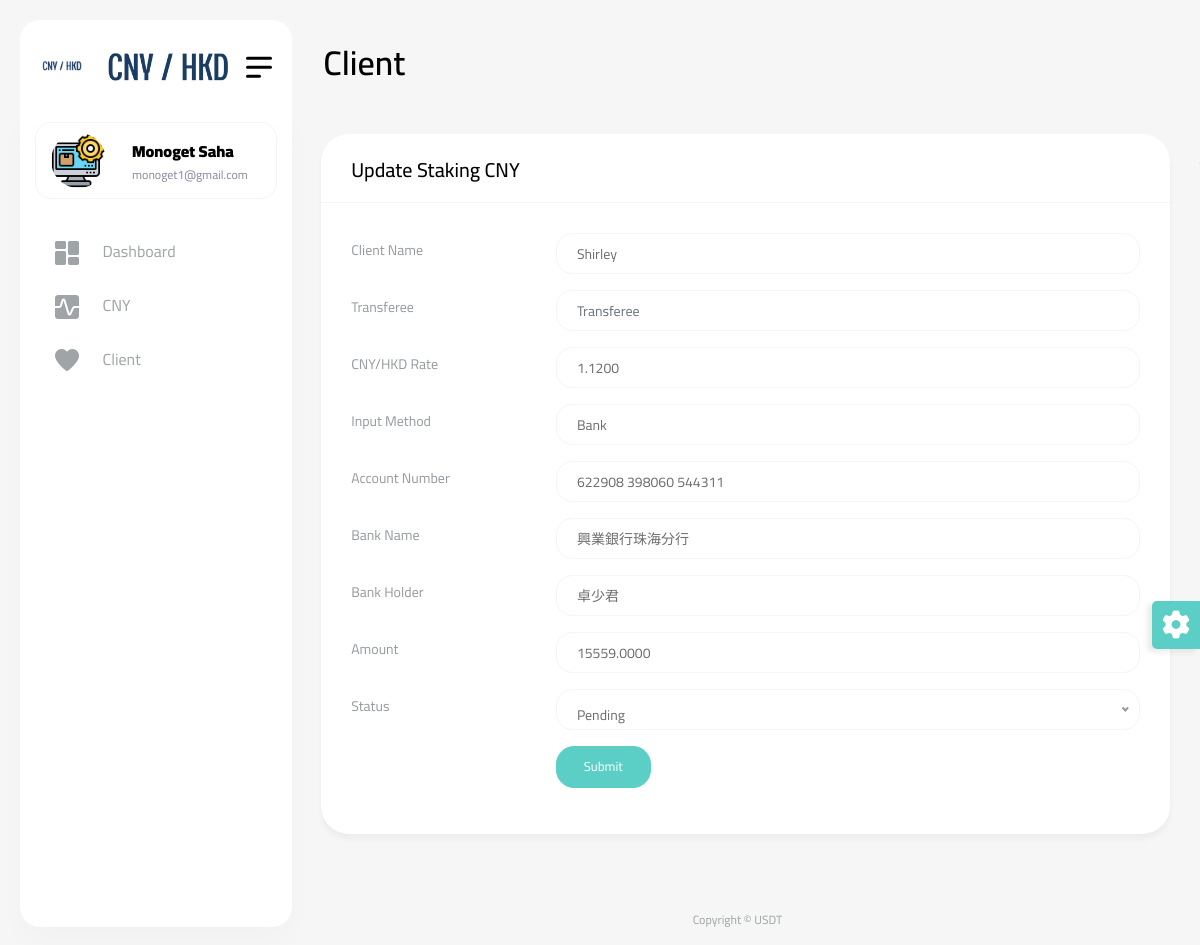
/client.php?depositId=7 (signed in), run on the app's committed database.
### tables this page shows
CREATE TABLE `deposit_cny` (
  `id` int(11) NOT NULL,
  `client_name` varchar(250) NOT NULL,
  `conversion_rate` double(10,4) NOT NULL,
  `input_method` varchar(100) NOT NULL,
  `account_number` varchar(50) NOT NULL,
  `bank_name` varchar(250) NOT NULL,
  `bank_holder` varchar(100) NOT NULL,
  `amount` double(15,4) NOT NULL,
  `w_amount` double(15,4) NOT NULL,
  `staking_days` int(11) NOT NULL,
  `transferee` varchar(150) NOT NULL,
  `status` varchar(20) NOT NULL DEFAULT 'Pending',
  `inserted_at` datetime NOT NULL,
  `updated_at` timestamp NOT NULL DEFAULT current_timestamp() ON UPDATE current_timestamp()
);

### include/dbController.php (called while the page is built, shortened)
<?php
class DBController {
    private $host = "localhost";
    private $user = "root";
    private $password = "";
    private $database = "usdt";
    private $conn;
    function __construct() {
        $this->conn = $this->connectDB();
    }
    function connectDB() {
        $conn = mysqli_connect($this->host,$this->user,$this->password,$this->database);
        return $conn;
    }
    function runQuery($query) {
        $result = mysqli_query($this->conn,$query);
        while($row=mysqli_fetch_assoc($result)) {
            $resultset[] = $row;
        }
        if(!empty($resultset))
            return $resultset;
    }
}

### client.php (the view, shortened to what this page needs)
<?php
require_once("include/dbController.php");
$db_handle = new DBController();
?>
<!DOCTYPE html>
<html lang="en">
<head>
    <?php require_once('include/css.php'); ?>
</head>
<body>
<div id="main-wrapper">
    <?php require_once('include/header.php'); ?>
    <div class="header">
        <div class="header-content">
            <nav class="navbar navbar-expand">
                <div class="collapse navbar-collapse justify-content-between">
                    <div class="header-left">
                        <div class="dashboard_bar">
                            Client
                        </div>
                    </div>
                </div>
            </nav>
        </div>
    </div>
    <?php require_once('include/navbar.php'); ?>
    <div class="content-body">
        <div class="container-fluid">
            <div class="row invoice-card-row">
                <?php if (isset($_GET['depositId'])) { ?>
                    <div class="col-12">
                        <div class="card">
                            <div class="card-header">
                                <h4 class="card-title">Update Staking CNY</h4>
                            </div>
                            <div class="card-body">
                                <div class="basic-form">
                                    <form method="post" action="Update">
                                        <?php $data = $db_handle->runQuery("SELECT * FROM deposit_cny where id={$_GET['depositId']}"); ?>
                                        <div class="mb-3 row">
                                            <label class="col-sm-3 col-form-label">Client Name</label>
                                            <div class="col-sm-9">
                                                <input type="text" class="form-control" name="client_name"
                                                       placeholder="Client Name"
                                                       value="<?php echo $data[0]["client_name"]; ?>" required>
                                            </div>
                                        </div>
                                        <div class="mb-3 row">
                                            <label class="col-sm-3 col-form-label">Transferee</label>
                                            <div class="col-sm-9">
                                                <input type="text" class="form-control" name="transferee"
                                                       value="<?php echo $data[0]["transferee"]; ?>"
                                                       placeholder="Transferee">
                                            </div>
                                        </div>
                                        <div class="mb-3 row">
                                            <label class="col-sm-3 col-form-label">CNY/HKD Rate</label>
                                            <div class="col-sm-9">
                                                <input type="text" class="form-control" name="conversion_rate"
                                                       placeholder="CNY/HKD Rate"
                                                       value="<?php echo $data[0]["conversion_rate"]; ?>" required>
                                            </div>
                                        </div>
                                        <div class="mb-3 row">
                                            <label class="col-sm-3 col-form-label">Input Method</label>
                                            <div class="col-sm-9">
                                                <input type="text" class="form-control" name="input_method"
                                                       value="<?php echo $data[0]["input_method"]; ?>"
                                                       placeholder="Input Method">
                                            </div>
                                        </div>
                                        <div class="mb-3 row">
                                            <label class="col-sm-3 col-form-label">Account Number</label>
                                            <div class="col-sm-9">
                                                <input type="text" class="form-control" name="account_number"
                                                       value="<?php echo $data[0]["account_number"]; ?>"
                                                       placeholder="Account Number">
                                            </div>
                                        </div>
                                        <div class="mb-3 row">
                                            <label class="col-sm-3 col-form-label">Bank Name</label>
                                            <div class="col-sm-9">
                                                <input type="text" class="form-control" name="bank_name"
                                                       value="<?php echo $data[0]["bank_name"]; ?>"
                                                       placeholder="Bank Name">
                                            </div>
                                        </div>
                                        <div class="mb-3 row">
                                            <label class="col-sm-3 col-form-label">Bank Holder</label>
                                            <div class="col-sm-9">
                                                <input type="text" class="form-control" name="bank_holder"
                                                       value="<?php echo $data[0]["bank_holder"]; ?>"
                                                       placeholder="Bank Holder">
                                            </div>
                                        </div>
                                        <div class="mb-3 row">
                                            <label class="col-sm-3 col-form-label">Amount</label>
                                            <div class="col-sm-9">
                                                <input type="text" class="form-control" name="amount"
                                                       value="<?php echo $data[0]["amount"]; ?>"
                                                       placeholder="Amount">
                                            </div>
                                        </div>
                                        <div class="mb-3 row">
                                            <label class="col-sm-3 col-form-label">Status</label>
                                            <div class="col-sm-9">
                                            </div>
                                        </div>
                                        <div class="mb-3 row">
                                            <div class="col-sm-6 mx-auto">
                                                <button type="submit" class="btn btn-primary w-25"
                                                        name="updateCNY">Submit
                                                </button>
                                            </div>
                                        </div>
                                    </form>
                                </div>
                            </div>
                        </div>
                    </div>
                <?php } ?>
            </div>
        </div>
    </div>
    <?php require_once('include/footer.php'); ?>
</div>
</body>
</html>

### include/navbar.php (shortened to what this page needs)
<div class="dlabnav">
    <div class="dlabnav-scroll">
        <ul class="metismenu" id="menu">
            <li class="dropdown header-profile">
                <a class="nav-link" href="javascript:void(0);" role="button" data-bs-toggle="dropdown">
                    <?php $data = $db_handle->runQuery("SELECT * FROM admin_login where id={$_SESSION['userid']}"); ?>
                    <img src="<?php echo $data[0]["image"]; ?>" width="20" alt=""/>
                    <div class="header-info ms-3">
                        <span class="font-w600 "><b><?php echo $data[0]["name"]; ?></b></span>
                        <small class="text-end font-w400"><?php echo $data[0]["email"]; ?></small>
                    </div>
                </a>
            </li>
            <li>
                <a class="ai-icon" href="Dashboard" aria-expanded="false">
                    <i class="flaticon-025-dashboard"></i>
                    <span class="nav-text">Dashboard</span>
                </a>
            </li>
            <li>
                <a class="ai-icon" href="Staking-USDT" aria-expanded="false">
                    <i class="flaticon-041-graph"></i>
                    <span class="nav-text">CNY</span>
                </a>
            </li>
            <li>
                <a class="ai-icon" href="Client" aria-expanded="false">
                    <i class="flaticon-045-heart"></i>
                    <span class="nav-text">Client</span>
                </a>
            </li>
        </ul>
    </div>
</div>

### data on the page
deposit_cny: client_name "Shirley", conversion_rate "1.1200", input_method "Bank", account_number "622908 398060 544311", bank_name "興業銀行珠海分行", bank_holder "卓少君", amount "15559.0000"

### other printed values
$data[0]["name"] "Monoget Saha"
$data[0]["email"] "monoget1@gmail.com"
